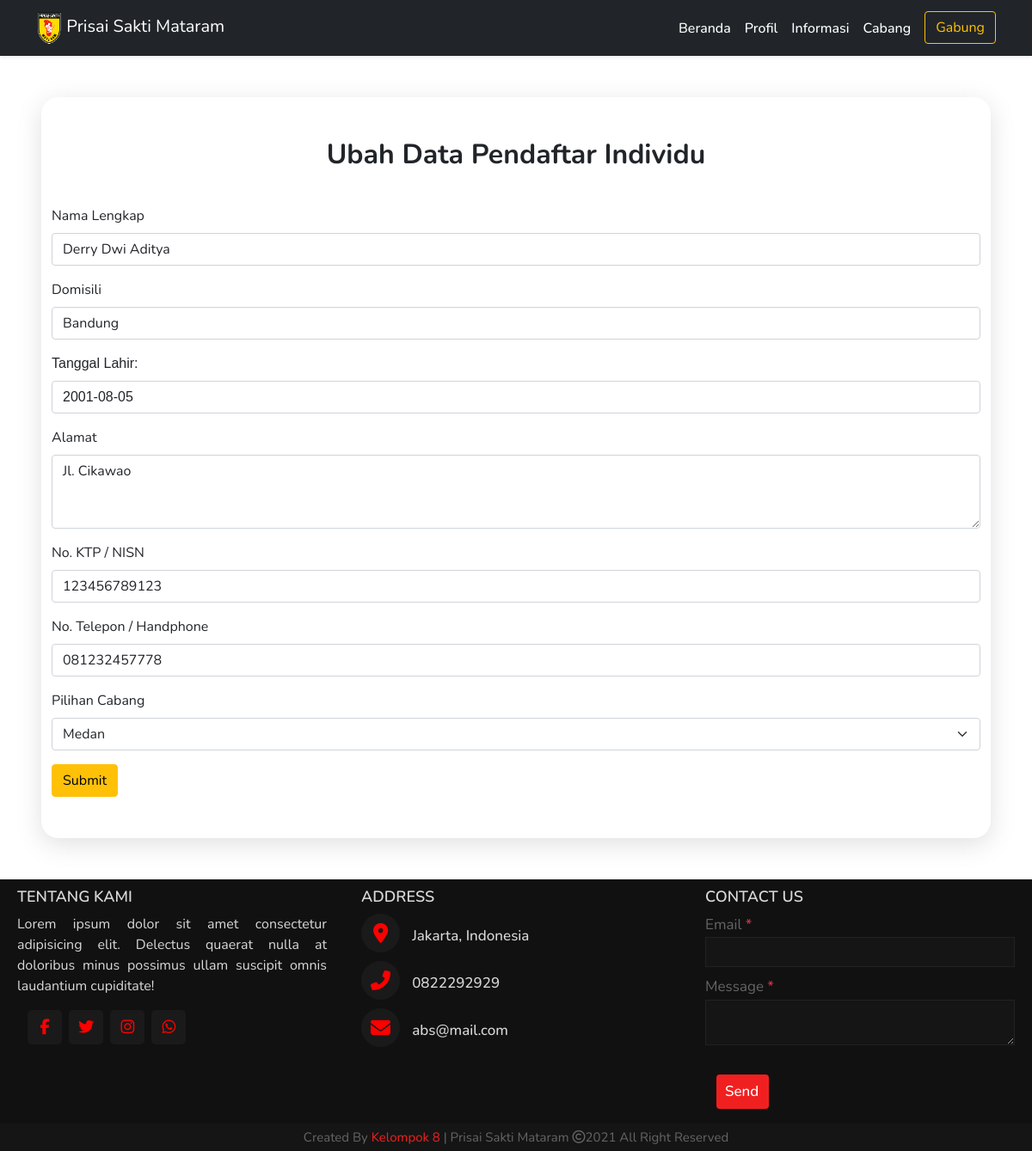
Screenshot of /ubah_data_pendaftar_individu.php?id=1 with the database file from the repository.
### tables this page shows
CREATE TABLE `daftar_individu` (
  `id` int(9) NOT NULL,
  `nama` varchar(50) NOT NULL,
  `domisili` varchar(100) NOT NULL,
  `tanggal_lahir` date NOT NULL,
  `alamat` varchar(100) NOT NULL,
  `no_ktp` varchar(25) NOT NULL,
  `no_telp` varchar(50) NOT NULL,
  `cabang` varchar(50) NOT NULL
);

### functions.php (called while the page is built, shortened)
<?php
  $namaServer = "localhost";
  $user = "root";
  $password = "";
  $database = "psm";
  $koneksi = mysqli_connect($namaServer, $user, $password, $database) or die ("Koneksi Gagal");
  function query($query) {
    global $koneksi;
    $result = mysqli_query($koneksi, $query);
    $rows = [];
    while($row = mysqli_fetch_assoc($result)) {
      $rows[] = $row;
    }
    return $rows;
  }
?>

### ubah_data_pendaftar_individu.php (the view, shortened to what this page needs)
<?php
$id = $_GET['id'];
$pendaftar_individu = query("SELECT * FROM daftar_individu WHERE id = $id")[0];
?>
<!DOCTYPE html>
<html lang="en">
<head>
  <link href="https://cdn.jsdelivr.net/npm/bootstrap@5.0.0-beta2/dist/css/bootstrap.min.css" rel="stylesheet" />
  <link rel="stylesheet" href="style.css" />
  <link href="https://code.jquery.com/ui/1.12.1/themes/base/jquery-ui.css" rel="stylesheet">
</head>
<body>
  <nav class="navbar navbar-expand-lg navbar-dark bg-dark shadow-sm sticky-top">
    <div class="container">
      <a class="navbar-brand" href="index.php">
        <img src="img/Logo_PSM.png" alt="" width="30" height="39" />
        Prisai Sakti Mataram
      </a>
      <div class="collapse navbar-collapse" id="navbarNav">
        <ul class="navbar-nav ms-auto">
          <li class="nav-item">
            <a class="nav-link active" aria-current="page" href="index.php">Beranda</a>
          </li>
          <li class="nav-item">
            <a class="nav-link active" aria-current="page" href="profil.php">Profil</a>
          </li>
          <li class="nav-item">
            <a class="nav-link active" aria-current="page" href="informasi.php">Informasi</a>
          </li>
          <li class="nav-item">
            <a class="nav-link active" aria-current="page" href="cabang_locator.php">Cabang</a>
          </li>
          <li class="nav-item ps-2">
            <a href="index.php#gabung"><button class="btn btn-outline-warning" type="submit">Gabung</button></a>
          </li>
        </ul>
      </div>
    </div>
  </nav>
  <section class="individu m-5">
    <div class="container">
      <h2 class="text-center pt-5 fw-bold">Ubah Data Pendaftar Individu</h2>
      <form action="" method="POST">
        <div class="mb-3 pt-4">
          <label for="exampleInputEmail1" class="form-label">Nama Lengkap</label>
          <input type="text" name="nama" class="form-control" id="exampleInputEmail1" aria-describedby="emailHelp" value="<?= $pendaftar_individu['nama'] ?>" required>
        </div>
        <div class="mb-3">
          <label for="exampleInputEmail1" class="form-label">Domisili</label>
          <input type="text" name="domisili" class="form-control" id="exampleInputEmail1" aria-describedby="emailHelp" value="<?= $pendaftar_individu['domisili'] ?>" required>
        </div>
        <div class="mb-3">
          <div class="ui-widget">
            <label for="datepicker" class="form-label">Tanggal Lahir: </label>
            <input type="text" id="datepicker" name="tanggal_lahir" class="form-control" aria-describedby="emailHelp" value="<?= $pendaftar_individu['tanggal_lahir'] ?>" required />
          </div>
        </div>
        <div class="mb-3">
          <label for="exampleFormControlTextarea1" class="form-label">Alamat</label>
          <textarea class="form-control" name="alamat" id="exampleFormControlTextarea1" rows="3"><?= $pendaftar_individu['alamat'] ?></textarea>
        </div>
        <div class="mb-3">
          <label for="exampleInputEmail1" class="form-label">No. KTP / NISN</label>
          <input type="text" name="no_ktp" class="form-control" id="exampleInputEmail1" aria-describedby="emailHelp" value="<?= $pendaftar_individu['no_ktp'] ?>" required>
        </div>
        <div class="mb-3">
          <label for="exampleInputEmail1" class="form-label">No. Telepon / Handphone</label>
          <input type="text" name="no_telp" class="form-control" id="exampleInputEmail1" aria-describedby="emailHelp" value="<?= $pendaftar_individu['no_telp'] ?>" required>
        </div>
        <div class="mb-3">
          <label for="exampleInputEmail1" class="form-label">Pilihan Cabang</label>
          <select class="form-select" name="cabang" aria-label="Default select example">
            <option value="Medan" <?php if ($pendaftar_individu['cabang'] == 'Medan') echo 'selected="Medan"' ?>>Medan</option>
          </select>
        </div>
        <button type="submit" name="submit" class="btn btn-warning mb-5">Submit</button>
      </form>
    </div>
  </section>
  <footer>
    <div class="main-content">
      <div class="left box">
        <h2>Tentang Kami</h2>
        <div class="content">
          <p>Lorem ipsum dolor sit amet consectetur adipisicing elit. Delectus quaerat nulla at doloribus
            minus possimus
            ullam suscipit omnis laudantium cupiditate!</p>
          <div class="social">
            <a href="#"><span style="color: red;" class="fab fa-facebook-f"></span></a>
            <a href="#"><span style="color: red;" class="fab fa-twitter"></span></a>
            <a href="#"><span style="color: red;" class="fab fa-instagram"></span></a>
            <a href="#"><span style="color: red;" class="fab fa-whatsapp"></span></a>
          </div>
        </div>
      </div>
      <div class="center box">
        <h2>Address</h2>
        <div class="content">
          <div class="place">
            <span style="color: red;" class="fas fa-map-marker-alt"></span>
            <span class="text">Jakarta, Indonesia</span>
          </div>
          <div class="phone">
            <span style="color: red;" class="fas fa-phone-alt"></span>
            <span class="text">0822292929</span>
          </div>
          <div class="place">
            <span style="color: red;" class="fas fa-envelope"></span>
            <span class="text">abs@mail.com</span>
          </div>
        </div>
      </div>
      <div class="right box">
        <h2>Contact us </h2>
        <div class="content">
          <form action="#">
            <div class="email">
              <div class="text">Email <span class="text-danger">*</span></div>
              <input class="text-white" type="email" required>
            </div>
            <div class="msg">
              <div class="text">Message <span class="text-danger">*</span></div>
              <textarea class="text-white" rows="2" cols="25" required></textarea>
            </div>
            <div class="btn">
              <button class="btn btn-danger text-center" type="submit">Send</button>
            </div>
          </form>
        </div>
      </div>
    </div>
    <div class="bottom">
      <center>
        <span class="credit">Created By <a href="#">Kelompok 8</a> | Prisai Sakti Mataram</span>
        <span class="far fa-copyright"></span><span>2021 All Right Reserved</span>
      </center>
    </div>
  </footer>
</body>
</html>

### style.css (style rules this page uses)
* { box-sizing: border-box; margin: 0; padding: 0; }
body, html { font-family: 'Nunito', sans-serif; }
.navbar-brand { color: rgba(255, 255, 255, 0.7); }
.collapse a { text-decoration: none; color: rgba(255, 255, 255, 0.7); font-weight: 500; }
footer { position: relative; bottom: 0px; width: 100%; background: #111; color: #d9d9d9; }
.main-content { display: flex; }
.main-content .box { flex-basis: 50%; padding: 10px 20px; }
.box h2 { font-size: 1.125rem; font-weight: 600; text-transform: uppercase; }
.box .content { margin: 20 0 0 0; }
.left .content p { text-align: justify; }
.left .content .social { margin: 20x 0 0 0; padding-left: 10px; }
.left .content .social a { padding: 0px 2px; }
.left .content .social a span { height: 40px; width: 40px; background: #1a1a1a; line-height: 40px; text-align: center; font-size: 18px; border-radius: 5px; transition: 0.3s; }
.center .content .fas { font-size: 1.437rem; background: #1a1a1a; height: 45px; width: 45px; line-height: 45px; text-align: center; border-radius: 50%; transition: 0.3s; cursor: pointer; }
.center .content .text { font-size: 1.0625rem; font-weight: 500; padding-left: 10px; }
.center .content .phone { margin: 10px 0; }
.right form .text { font-size: 1.0625rem; margin-bottom: 2px; color: #656565; }
.right form .msg { margin-top: 10px; }
.right form input, .right form textarea { width: 100%; font-size: 1.0625rem; background: #151515; padding-left: 10px; border: 1px solid #222222; }
.right form input { height: 35px; }
.right form .btn { margin-top: 10px; }
.right form button { height: 40px; width: 100%; border: none; outline: none; background: #f12020; font-size: 1.0625rem; padding-left: 10px; font-weight: 500; cursor: pointer; transition: 0.3s; }
.bottom center { padding: 5px; font-size: 0.9375rem; background: #151515; }
.bottom center span { color: #656565; }
.bottom center a { color: #f12020; text-decoration: none; }
.individu, .institusi { background: white; border-radius: 20px; box-shadow: rgba(100, 100, 111, 0.2) 0px 7px 29px 0px; }

### rows the page displays
daftar_individu: nama "Derry Dwi Aditya", domisili "Bandung", tanggal_lahir "2001-08-05", alamat "Jl. Cikawao", no_ktp "123456789123", no_telp "081232457778", cabang "Medan"
